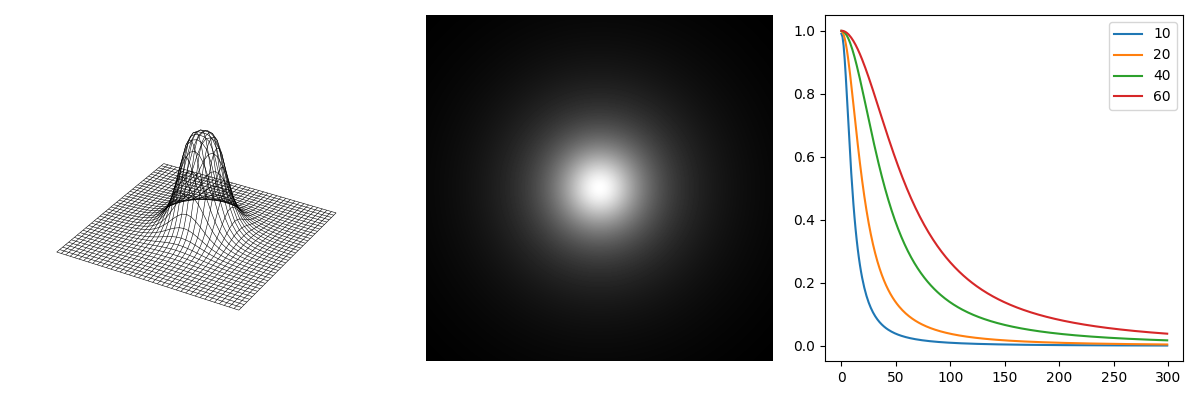

Write Python code to recreate this figure.
import sys
import numpy as np
import matplotlib.pyplot as plt
from mpl_toolkits.mplot3d import Axes3D  # noqa: F401
from libDIPUM.lpfilter import lpfilter

# Parameters
D0 = [10, 20, 40, 60]

# Generate transfer functions
BWLP = np.fft.fftshift(lpfilter('butterworth', 40, 40, 5, 2))
BWLPimage = np.fft.fftshift(lpfilter('butterworth', 1024, 1024, 128, 1))

# Profile extraction (improfile along x=301:600, y=300)
Profile = []
for d0 in D0:
    H = np.fft.fftshift(lpfilter('butterworth', 600, 600, d0))
    line = H[299, 300:600]
    Profile.append(line)
Profile = np.vstack(Profile).T

# Display
fig = plt.figure(figsize=(12, 4))

# Mesh
ax1 = fig.add_subplot(1, 3, 1, projection='3d')
X, Y = np.meshgrid(np.arange(BWLP.shape[1]), np.arange(BWLP.shape[0]))
ax1.plot_wireframe(X, Y, BWLP, color='black', linewidth=0.4)
ax1.set_axis_off()
ax1.set_box_aspect((1, 1, 0.5))

# BWLP image
ax2 = fig.add_subplot(1, 3, 2)
ax2.imshow(BWLPimage, cmap='gray')
ax2.axis('off')

# Profile plot
ax3 = fig.add_subplot(1, 3, 3)
ax3.plot(Profile)
#ax3.set_aspect('equal', adjustable='box')
ax3.legend([str(d0) for d0 in D0])

plt.tight_layout()
plt.savefig('Figure445.png')
plt.show()
